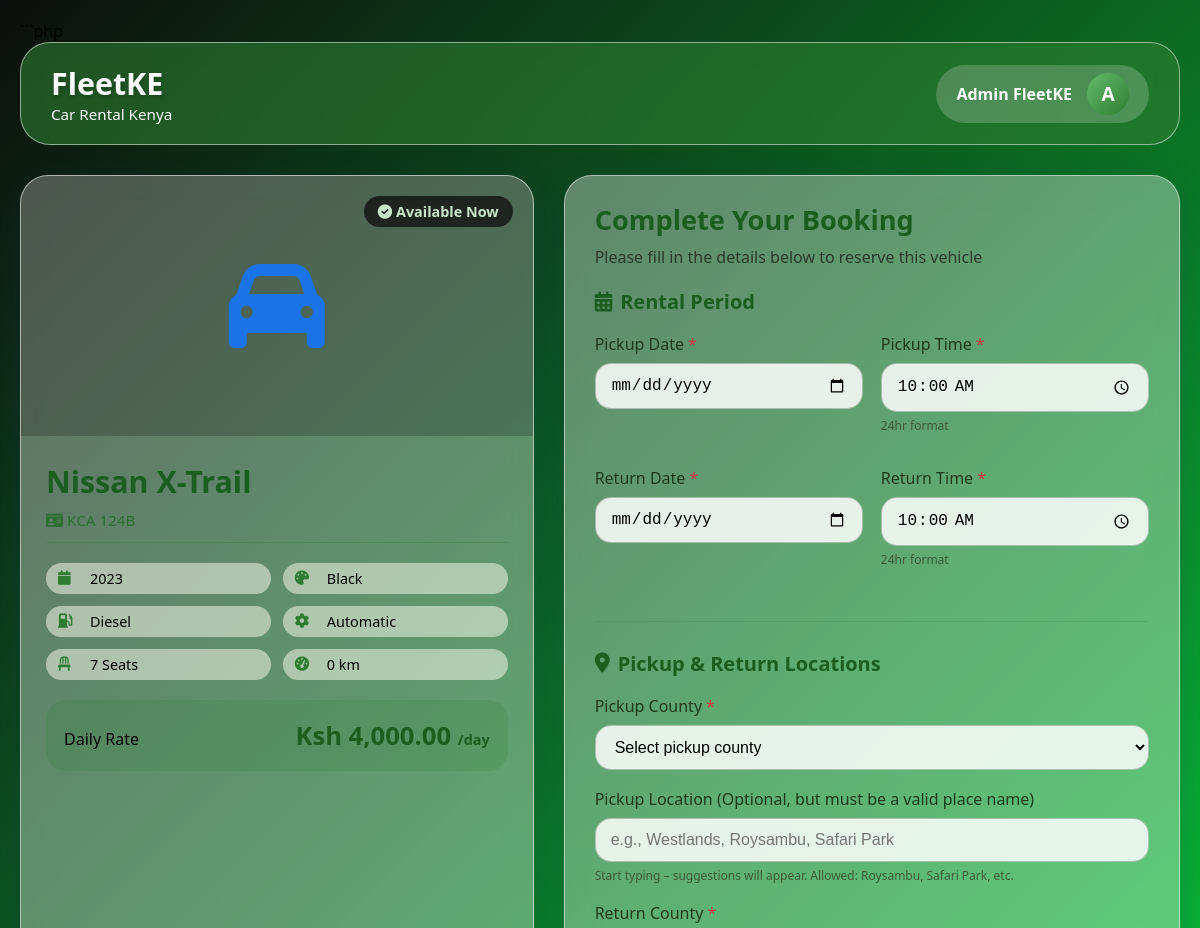
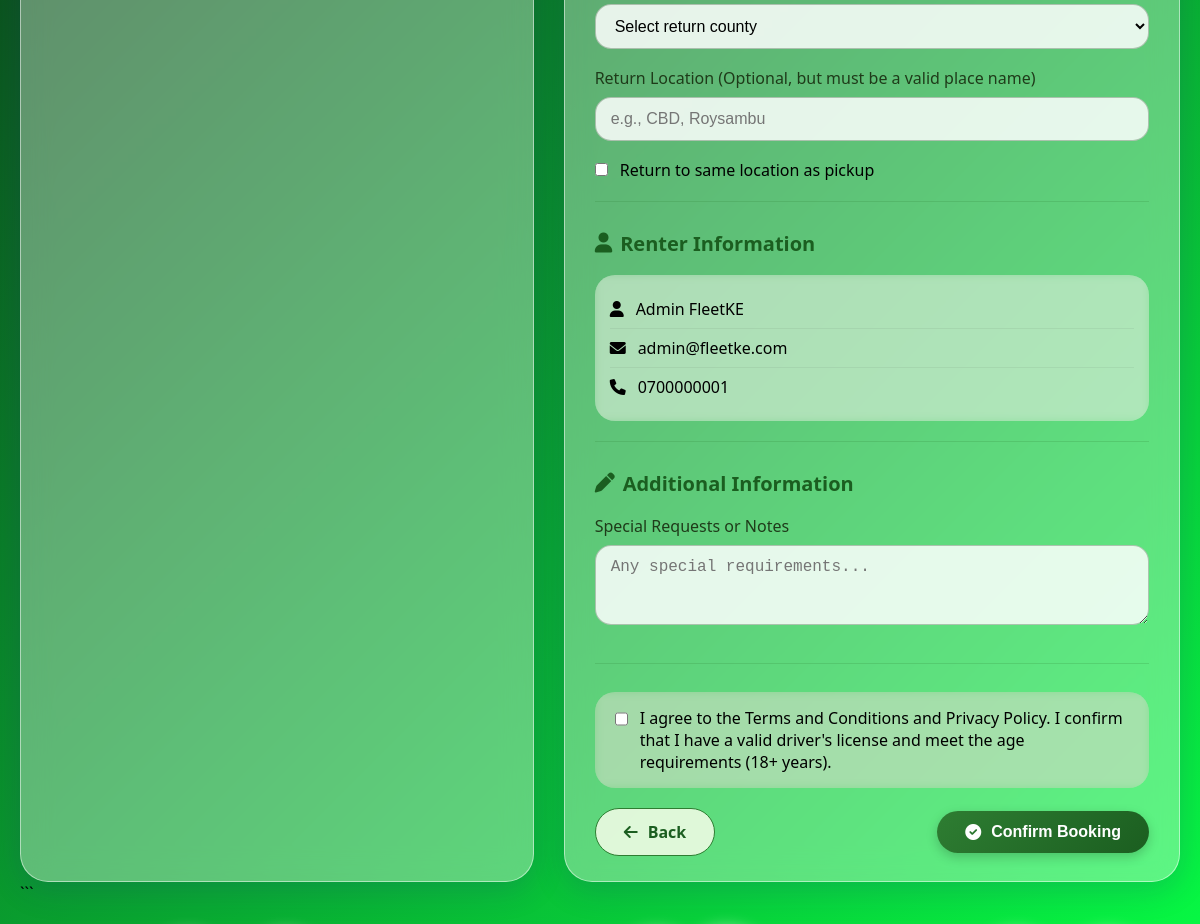
Page /pages/booking.php?vehicle_id=2 (signed in) on the committed database (2 pictures, top to bottom).
### tables this page shows
CREATE TABLE vehicles (
    id INT PRIMARY KEY AUTO_INCREMENT,
    registration_number VARCHAR(20) UNIQUE NOT NULL,
    make VARCHAR(100) NOT NULL,
    model VARCHAR(100) NOT NULL,
    year INT NOT NULL,
    color VARCHAR(50),
    vehicle_type ENUM('economy', 'compact', 'sedan', 'suv', 'luxury', 'van', 'truck') NOT NULL,
    fuel_type ENUM('petrol', 'diesel', 'hybrid', 'electric') DEFAULT 'petrol',
    transmission ENUM('manual', 'automatic') DEFAULT 'automatic',
    seating_capacity INT DEFAULT 5,
    mileage INT DEFAULT 0,
    daily_rate DECIMAL(10, 2) NOT NULL,
    discount_percent DECIMAL(5, 2) DEFAULT 0.00,
    weekly_rate DECIMAL(10, 2),
    monthly_rate DECIMAL(10, 2),
    image_url VARCHAR(255),
    images TEXT,
    location VARCHAR(100),
    county VARCHAR(100),
    latitude DECIMAL(10, 8),
    longitude DECIMAL(11, 8),
    status ENUM('available', 'rented', 'maintenance', 'damaged', 'retired') DEFAULT 'available',
    is_featured TINYINT(1) DEFAULT 0,
    `condition` ENUM('excellent', 'good', 'fair', 'poor') DEFAULT 'good',
    features TEXT,
    description TEXT,
    created_at TIMESTAMP DEFAULT CURRENT_TIMESTAMP,
    updated_at TIMESTAMP DEFAULT CURRENT_TIMESTAMP ON UPDATE CURRENT_TIMESTAMP,
    INDEX idx_status (status),
    INDEX idx_county (county),
    INDEX idx_registration (registration_number)
);

CREATE TABLE users (
    id INT PRIMARY KEY AUTO_INCREMENT,
    first_name VARCHAR(100) NOT NULL,
    last_name VARCHAR(100) NOT NULL,
    email VARCHAR(150) UNIQUE NOT NULL,
    phone VARCHAR(20) NOT NULL,
    password_hash VARCHAR(255) NOT NULL,
    id_number VARCHAR(20) UNIQUE,
    license_number VARCHAR(50) UNIQUE,
    license_expiry DATE,
    address TEXT,
    city VARCHAR(100),
    county VARCHAR(100),
    postal_code VARCHAR(20),
    profile_image VARCHAR(255),
    user_role ENUM('customer', 'admin', 'staff') DEFAULT 'customer',
    status ENUM('active', 'inactive', 'suspended', 'blacklisted') DEFAULT 'active',
    verification_token VARCHAR(255),
    email_verified BOOLEAN DEFAULT FALSE,
    created_at TIMESTAMP DEFAULT CURRENT_TIMESTAMP,
    updated_at TIMESTAMP DEFAULT CURRENT_TIMESTAMP ON UPDATE CURRENT_TIMESTAMP,
    last_login TIMESTAMP NULL,
    INDEX idx_email (email),
    INDEX idx_status (status),
    INDEX idx_county (county)
);

### pages/booking.php (the view, shortened to what this page needs)
<?php
try {
    $conn = db_connect();
    $conn->set_charset("utf8mb4");
} catch (Exception $e) {
    die("Database connection error: " . $e->getMessage());
}
$settings = [];
$result = $conn->query("SELECT setting_key, setting_value FROM settings");
if ($result) {
    while ($row = $result->fetch_assoc()) $settings[$row['setting_key']] = $row['setting_value'];
}
function format_currency($amount) {
    global $settings;
    return $settings['currency'] . ' ' . number_format($amount, 2);
}
function get_vehicle_image_html($vehicle, $app_url) {
    if (empty($vehicle['image_url'])) {
        return '<i class="fas fa-car" style="font-size:6rem; color:#1a73e8;"></i>';
    }
    $image_path = trim($vehicle['image_url'], '/');
    $image_path = str_replace('\\', '/', $image_path);
    $src = $app_url . '/' . $image_path;
    return '<img src="' . htmlspecialchars($src) . '" alt="' . htmlspecialchars($vehicle['make'] . ' ' . $vehicle['model']) . '" style="width:100%; height:100%; object-fit:cover;">';
}
class Vehicle {
    private $conn;
    private $table = 'vehicles';
    public function __construct($database) { $this->conn = $database; }
    public function getVehicleById($id) {
        $stmt = $this->conn->prepare("SELECT * FROM " . $this->table . " WHERE id = ?");
        $stmt->bind_param("i", $id);
        $stmt->execute();
        $vehicle = $stmt->get_result()->fetch_assoc();
        return $vehicle;
    }
}
class User {
    private $conn;
    private $table = 'users';
    public function __construct($database) { $this->conn = $database; }
    public function getUserById($id) {
        $stmt = $this->conn->prepare("SELECT id, first_name, last_name, email, phone, county FROM " . $this->table . " WHERE id = ?");
        $stmt->bind_param("i", $id);
        $stmt->execute();
        return $stmt->get_result()->fetch_assoc();
    }
}
$vehicle = new Vehicle($conn);
$user = new User($conn);
$vehicle_id = isset($_GET['vehicle_id']) ? (int)$_GET['vehicle_id'] : 0;
$vehicle_details = $vehicle->getVehicleById($vehicle_id);
$user_details = $user->getUserById($_SESSION['user_id']);
?>
<!DOCTYPE html>
<html lang="en">
<head>
    <link rel="stylesheet" href="https://cdnjs.cloudflare.com/ajax/libs/font-awesome/6.0.0/css/all.min.css">
</head>
<body>
<div class="bubbles" id="bubblesContainer"></div>
<div class="booking-wrapper">
    <div class="booking-header">
        <div class="logo">
            <h1><?php echo htmlspecialchars($settings['site_name']); ?></h1>
            <p>Car Rental Kenya</p>
        </div>
        <div class="user-info">
            <span class="user-name"><?php echo htmlspecialchars($_SESSION['user_name']); ?></span>
            <div class="user-avatar"><?php echo strtoupper(substr($_SESSION['user_name'], 0, 1)); ?></div>
        </div>
    </div>
    <div class="booking-content">
        <div class="vehicle-summary glass-card">
            <div class="vehicle-image">
                <?php echo get_vehicle_image_html($vehicle_details, APP_URL); ?>
                <div class="vehicle-badge"><i class="fas fa-check-circle"></i> Available Now</div>
            </div>
            <div class="vehicle-info">
                <h2 class="vehicle-title"><?php echo htmlspecialchars($vehicle_details['make'] . ' ' . $vehicle_details['model']); ?></h2>
                <p class="vehicle-reg"><i class="fas fa-id-card"></i> <?php echo htmlspecialchars($vehicle_details['registration_number']); ?></p>
                <div class="vehicle-specs">
                    <div class="spec-item"><i class="fas fa-calendar"></i><span><?php echo htmlspecialchars($vehicle_details['year']); ?></span></div>
                    <div class="spec-item"><i class="fas fa-palette"></i><span><?php echo htmlspecialchars(ucfirst($vehicle_details['color'])); ?></span></div>
                    <div class="spec-item"><i class="fas fa-gas-pump"></i><span><?php echo htmlspecialchars(ucfirst($vehicle_details['fuel_type'])); ?></span></div>
                    <div class="spec-item"><i class="fas fa-cog"></i><span><?php echo htmlspecialchars(ucfirst($vehicle_details['transmission'])); ?></span></div>
                    <div class="spec-item"><i class="fas fa-chair"></i><span><?php echo (int)$vehicle_details['seating_capacity']; ?> Seats</span></div>
                    <div class="spec-item"><i class="fas fa-tachometer-alt"></i><span><?php echo number_format((int)$vehicle_details['mileage']); ?> km</span></div>
                </div>
                <div class="price-section">
                    <div class="daily-rate">
                        <span class="rate-label">Daily Rate</span>
                        <span class="rate-value"><?php echo format_currency($vehicle_details['daily_rate']); ?> <small>/day</small></span>
                    </div>
                </div>
            </div>
        </div>
        <div class="booking-form glass-card">
            <div class="form-header">
                <h2>Complete Your Booking</h2>
                <p>Please fill in the details below to reserve this vehicle</p>
            </div>
            <form method="POST" action="" id="bookingForm">
                <div class="form-section">
                    <h3><i class="fas fa-calendar-alt"></i> Rental Period</h3>
                    <div class="form-row">
                        <div class="form-group">
                            <label class="required">Pickup Date</label>
                            <input type="date" name="pickup_date" id="pickup_date" class="form-control" required min="<?php echo date('Y-m-d'); ?>" onchange="calculateTotal()">
                        </div>
                        <div class="form-group">
                            <label class="required">Pickup Time</label>
                            <input type="time" name="pickup_time" id="pickup_time" class="form-control" required value="10:00" onchange="calculateTotal()">
                            <div class="help-text">24hr format</div>
                        </div>
                    </div>
                    <div class="form-row">
                        <div class="form-group">
                            <label class="required">Return Date</label>
                            <input type="date" name="return_date" id="return_date" class="form-control" required min="<?php echo date('Y-m-d', strtotime('+1 day')); ?>" onchange="calculateTotal()">
                        </div>
                        <div class="form-group">
                            <label class="required">Return Time</label>
                            <input type="time" name="return_time" id="return_time" class="form-control" required value="10:00" onchange="calculateTotal()">
                            <div class="help-text">24hr format</div>
                        </div>
                    </div>
                </div>
                <div class="form-section">
                    <h3><i class="fas fa-map-marker-alt"></i> Pickup & Return Locations</h3>
                    <div class="form-group">
                        <label class="required">Pickup County</label>
                        <select name="pickup_county" id="pickup_county" class="form-control" required onchange="updateSameLocation()">
                            <option value="">Select pickup county</option>
                        </select>
                    </div>
                    <div class="form-group">
                        <label>Pickup Location (Optional, but must be a valid place name)</label>
                        <input type="text" name="pickup_location" id="pickup_location" class="form-control" placeholder="e.g., Westlands, Roysambu, Safari Park" list="locationSuggestions" autocomplete="off">
                        <div class="help-text">Start typing – suggestions will appear. Allowed: Roysambu, Safari Park, etc.</div>
                    </div>
                    <div class="form-group">
                        <label class="required">Return County</label>
                        <select name="return_county" id="return_county" class="form-control" required>
                            <option value="">Select return county</option>
                        </select>
                    </div>
                    <div class="form-group">
                        <label>Return Location (Optional, but must be a valid place name)</label>
                        <input type="text" name="return_location" id="return_location" class="form-control" placeholder="e.g., CBD, Roysambu" list="locationSuggestions" autocomplete="off">
                    </div>
                    <div style="margin-top:12px;">
                        <input type="checkbox" id="same_location" onchange="sameLocation()">
                        <label for="same_location" style="margin-left:8px; cursor:pointer;">Return to same location as pickup</label>
                    </div>
                </div>
                <div class="form-section">
                    <h3><i class="fas fa-user"></i> Renter Information</h3>
                    <div class="user-details">
                        <div class="user-detail-item"><i class="fas fa-user"></i> <?php echo htmlspecialchars($user_details['first_name'] . ' ' . $user_details['last_name']); ?></div>
                        <div class="user-detail-item"><i class="fas fa-envelope"></i> <?php echo htmlspecialchars($user_details['email']); ?></div>
                        <div class="user-detail-item"><i class="fas fa-phone"></i> <?php echo htmlspecialchars($user_details['phone']); ?></div>
                    </div>
                </div>
                <div class="form-section">
                    <h3><i class="fas fa-pen"></i> Additional Information</h3>
                    <div class="form-group">
                        <label>Special Requests or Notes</label>
                        <textarea name="notes" id="notes" class="form-control" rows="3" placeholder="Any special requirements..."></textarea>
                    </div>
                </div>
                <div class="terms-section">
                    <div class="terms-checkbox">
                        <input type="checkbox" id="terms" required>
                        <label for="terms">I agree to the Terms and Conditions and Privacy Policy. I confirm that I have a valid driver's license and meet the age requirements (18+ years).</label>
                    </div>
                </div>
                <div class="button-group">
                    <a href="<?php echo APP_URL; ?>/pages/browse.php" class="btn btn-outline"><i class="fas fa-arrow-left"></i> Back</a>
                    <button type="submit" class="btn btn-primary" id="submitBtn"><i class="fas fa-check-circle"></i> Confirm Booking</button>
                </div>
            </form>
        </div>
    </div>
</div>
</body>
</html>

### rows in the picture
vehicles: make+model "Nissan X-Trail", registration_number "KCA 124B", year "2023", color "Black", fuel_type "Diesel", transmission "Automatic", seating_capacity "7", mileage "0", daily_rate "Ksh 4,000.00"
users: first_name+last_name "Admin FleetKE", email "admin@fleetke.com", phone "0700000001"

### other values in the picture
$settings['site_name'] "FleetKE"
$_SESSION['user_name'] "Admin FleetKE"
substr($_SESSION['user_name'], 0, 1) "A"
